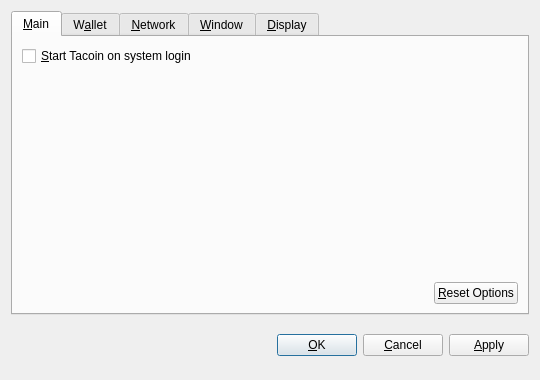
<?xml version="1.0" encoding="UTF-8"?>
<ui version="4.0">
 <class>OptionsDialog</class>
 <widget class="QDialog" name="OptionsDialog">
  <property name="geometry">
   <rect>
    <x>0</x>
    <y>0</y>
    <width>540</width>
    <height>380</height>
   </rect>
  </property>
  <property name="windowTitle">
   <string>Options</string>
  </property>
  <property name="modal">
   <bool>true</bool>
  </property>
  <layout class="QVBoxLayout" name="verticalLayout">
   <item>
    <widget class="QTabWidget" name="tabWidget">
     <property name="tabPosition">
      <enum>QTabWidget::North</enum>
     </property>
     <property name="currentIndex">
      <number>0</number>
     </property>
     <widget class="QWidget" name="tabMain">
      <attribute name="title">
       <string>&amp;Main</string>
      </attribute>
      <layout class="QVBoxLayout" name="verticalLayout_Main">
       <item>
        <widget class="QCheckBox" name="bitcoinAtStartup">
         <property name="toolTip">
          <string>Automatically start Tacoin after logging in to the system.</string>
         </property>
         <property name="text">
          <string>&amp;Start Tacoin on system login</string>
         </property>
        </widget>
       </item>
       <item>
        <spacer name="verticalSpacer_Main">
         <property name="orientation">
          <enum>Qt::Vertical</enum>
         </property>
         <property name="sizeHint" stdset="0">
          <size>
           <width>20</width>
           <height>40</height>
          </size>
         </property>
        </spacer>
       </item>
       <item>
        <layout class="QHBoxLayout" name="horizontalLayout_2_Main">
         <item>
          <spacer name="horizontalSpacer_2_Main">
           <property name="orientation">
            <enum>Qt::Horizontal</enum>
           </property>
           <property name="sizeHint" stdset="0">
            <size>
             <width>40</width>
             <height>20</height>
            </size>
           </property>
          </spacer>
         </item>
         <item>
          <widget class="QPushButton" name="resetButton">
           <property name="toolTip">
            <string>Reset all client options to default.</string>
           </property>
           <property name="text">
            <string>&amp;Reset Options</string>
           </property>
           <property name="autoDefault">
            <bool>false</bool>
           </property>
          </widget>
         </item>
        </layout>
       </item>
      </layout>
     </widget>
     <widget class="QWidget" name="tabWallet">
      <attribute name="title">
       <string>W&amp;allet</string>
      </attribute>
      <layout class="QVBoxLayout" name="verticalLayout_Network">
       <item>
        <widget class="QLabel" name="transactionFeeInfoLabel">
         <property name="text">
          <string>Optional transaction fee per kB that helps make sure your transactions are processed quickly. Most transactions are 1 kB.</string>
         </property>
         <property name="textFormat">
          <enum>Qt::PlainText</enum>
         </property>
         <property name="wordWrap">
          <bool>true</bool>
         </property>
        </widget>
       </item>
       <item>
        <layout class="QHBoxLayout" name="horizontalLayout_1_Main">
         <item>
          <widget class="QLabel" name="transactionFeeLabel">
           <property name="text">
            <string>Pay transaction &amp;fee</string>
           </property>
           <property name="textFormat">
            <enum>Qt::PlainText</enum>
           </property>
           <property name="buddy">
            <cstring>transactionFee</cstring>
           </property>
          </widget>
         </item>
         <item>
          <widget class="BitcoinAmountField" name="transactionFee"/>
         </item>
         <item>
          <spacer name="horizontalSpacer_1_Main">
           <property name="orientation">
            <enum>Qt::Horizontal</enum>
           </property>
           <property name="sizeHint" stdset="0">
            <size>
             <width>40</width>
             <height>20</height>
            </size>
           </property>
          </spacer>
         </item>
        </layout>
       </item>
       <item>
        <widget class="QLabel" name="label">
         <property name="text">
          <string>If you disable the spending of unconfirmed change, the change from a transaction cannot be used until that transaction has at least one confirmation. This also affects how your balance is computed.</string>
         </property>
         <property name="wordWrap">
          <bool>true</bool>
         </property>
        </widget>
       </item>
       <item>
        <widget class="QCheckBox" name="spendZeroConfChange">
         <property name="text">
          <string>Spend unconfirmed change  (experts only)</string>
         </property>
        </widget>
       </item>
       <item>
        <spacer name="verticalSpacer">
         <property name="orientation">
          <enum>Qt::Vertical</enum>
         </property>
         <property name="sizeHint" stdset="0">
          <size>
           <width>20</width>
           <height>40</height>
          </size>
         </property>
        </spacer>
       </item>
      </layout>
     </widget>
     <widget class="QWidget" name="tabNetwork">
      <attribute name="title">
       <string>&amp;Network</string>
      </attribute>
      <layout class="QVBoxLayout" name="verticalLayout_Network">
       <item>
        <widget class="QCheckBox" name="mapPortUpnp">
         <property name="toolTip">
          <string>Automatically open the Tacoin client port on the router. This only works when your router supports UPnP and it is enabled.</string>
         </property>
         <property name="text">
          <string>Map port using &amp;UPnP</string>
         </property>
        </widget>
       </item>
       <item>
        <widget class="QCheckBox" name="connectSocks">
         <property name="toolTip">
          <string>Connect to the Tacoin network through a SOCKS proxy (e.g. when connecting through Tor).</string>
         </property>
         <property name="text">
          <string>&amp;Connect through SOCKS proxy:</string>
         </property>
        </widget>
       </item>
       <item>
        <layout class="QHBoxLayout" name="horizontalLayout_Network">
         <item>
          <widget class="QLabel" name="proxyIpLabel">
           <property name="text">
            <string>Proxy &amp;IP:</string>
           </property>
           <property name="textFormat">
            <enum>Qt::PlainText</enum>
           </property>
           <property name="buddy">
            <cstring>proxyIp</cstring>
           </property>
          </widget>
         </item>
         <item>
          <widget class="QValidatedLineEdit" name="proxyIp">
           <property name="maximumSize">
            <size>
             <width>140</width>
             <height>16777215</height>
            </size>
           </property>
           <property name="toolTip">
            <string>IP address of the proxy (e.g. 127.0.0.1)</string>
           </property>
          </widget>
         </item>
         <item>
          <widget class="QLabel" name="proxyPortLabel">
           <property name="text">
            <string>&amp;Port:</string>
           </property>
           <property name="textFormat">
            <enum>Qt::PlainText</enum>
           </property>
           <property name="buddy">
            <cstring>proxyPort</cstring>
           </property>
          </widget>
         </item>
         <item>
          <widget class="QLineEdit" name="proxyPort">
           <property name="maximumSize">
            <size>
             <width>55</width>
             <height>16777215</height>
            </size>
           </property>
           <property name="toolTip">
            <string>Port of the proxy (e.g. 9050)</string>
           </property>
          </widget>
         </item>
         <item>
          <widget class="QLabel" name="socksVersionLabel">
           <property name="text">
            <string>SOCKS &amp;Version:</string>
           </property>
           <property name="textFormat">
            <enum>Qt::PlainText</enum>
           </property>
           <property name="buddy">
            <cstring>socksVersion</cstring>
           </property>
          </widget>
         </item>
         <item>
          <widget class="QValueComboBox" name="socksVersion">
           <property name="toolTip">
            <string>SOCKS version of the proxy (e.g. 5)</string>
           </property>
          </widget>
         </item>
         <item>
          <spacer name="horizontalSpacer_Network">
           <property name="orientation">
            <enum>Qt::Horizontal</enum>
           </property>
           <property name="sizeHint" stdset="0">
            <size>
             <width>40</width>
             <height>20</height>
            </size>
           </property>
          </spacer>
         </item>
        </layout>
       </item>
       <item>
        <spacer name="verticalSpacer_Network">
         <property name="orientation">
          <enum>Qt::Vertical</enum>
         </property>
         <property name="sizeHint" stdset="0">
          <size>
           <width>20</width>
           <height>40</height>
          </size>
         </property>
        </spacer>
       </item>
      </layout>
     </widget>
     <widget class="QWidget" name="tabWindow">
      <attribute name="title">
       <string>&amp;Window</string>
      </attribute>
      <layout class="QVBoxLayout" name="verticalLayout_Window">
       <item>
        <widget class="QCheckBox" name="minimizeToTray">
         <property name="toolTip">
          <string>Show only a tray icon after minimizing the window.</string>
         </property>
         <property name="text">
          <string>&amp;Minimize to the tray instead of the taskbar</string>
         </property>
        </widget>
       </item>
       <item>
        <widget class="QCheckBox" name="minimizeOnClose">
         <property name="toolTip">
          <string>Minimize instead of exit the application when the window is closed. When this option is enabled, the application will be closed only after selecting Quit in the menu.</string>
         </property>
         <property name="text">
          <string>M&amp;inimize on close</string>
         </property>
        </widget>
       </item>
       <item>
        <spacer name="verticalSpacer_Window">
         <property name="orientation">
          <enum>Qt::Vertical</enum>
         </property>
         <property name="sizeHint" stdset="0">
          <size>
           <width>20</width>
           <height>40</height>
          </size>
         </property>
        </spacer>
       </item>
      </layout>
     </widget>
     <widget class="QWidget" name="tabDisplay">
      <attribute name="title">
       <string>&amp;Display</string>
      </attribute>
      <layout class="QVBoxLayout" name="verticalLayout_Display">
       <item>
        <layout class="QHBoxLayout" name="horizontalLayout_1_Display">
         <item>
          <widget class="QLabel" name="langLabel">
           <property name="text">
            <string>User Interface &amp;language:</string>
           </property>
           <property name="textFormat">
            <enum>Qt::PlainText</enum>
           </property>
           <property name="buddy">
            <cstring>lang</cstring>
           </property>
          </widget>
         </item>
         <item>
          <widget class="QValueComboBox" name="lang">
           <property name="toolTip">
            <string>The user interface language can be set here. This setting will take effect after restarting Tacoin.</string>
           </property>
          </widget>
         </item>
        </layout>
       </item>
       <item>
        <layout class="QHBoxLayout" name="horizontalLayout_2_Display">
         <item>
          <widget class="QLabel" name="unitLabel">
           <property name="text">
            <string>&amp;Unit to show amounts in:</string>
           </property>
           <property name="textFormat">
            <enum>Qt::PlainText</enum>
           </property>
           <property name="buddy">
            <cstring>unit</cstring>
           </property>
          </widget>
         </item>
         <item>
          <widget class="QValueComboBox" name="unit">
           <property name="toolTip">
            <string>Choose the default subdivision unit to show in the interface and when sending coins.</string>
           </property>
          </widget>
         </item>
        </layout>
       </item>
       <item>
        <widget class="QCheckBox" name="displayAddresses">
         <property name="toolTip">
          <string>Whether to show Tacoin addresses in the transaction list or not.</string>
         </property>
         <property name="text">
          <string>&amp;Display addresses in transaction list</string>
         </property>
        </widget>
       </item>
       <item>
        <widget class="QCheckBox" name="coinControlFeatures">
         <property name="toolTip">
          <string>Whether to show coin control features or not.</string>
         </property>
         <property name="text">
          <string>Display coin &amp;control features (experts only!)</string>
         </property>
        </widget>
       </item>
       <item>
        <spacer name="verticalSpacer_Display">
         <property name="orientation">
          <enum>Qt::Vertical</enum>
         </property>
         <property name="sizeHint" stdset="0">
          <size>
           <width>20</width>
           <height>40</height>
          </size>
         </property>
        </spacer>
       </item>
      </layout>
     </widget>
    </widget>
   </item>
   <item>
    <layout class="QHBoxLayout" name="horizontalLayout_Buttons">
     <item>
      <spacer name="horizontalSpacer_1">
       <property name="orientation">
        <enum>Qt::Horizontal</enum>
       </property>
       <property name="sizeHint" stdset="0">
        <size>
         <width>40</width>
         <height>48</height>
        </size>
       </property>
      </spacer>
     </item>
     <item>
      <widget class="QLabel" name="statusLabel">
       <property name="font">
        <font>
         <weight>75</weight>
         <bold>true</bold>
        </font>
       </property>
       <property name="text">
        <string/>
       </property>
       <property name="textFormat">
        <enum>Qt::PlainText</enum>
       </property>
       <property name="wordWrap">
        <bool>true</bool>
       </property>
      </widget>
     </item>
     <item>
      <spacer name="horizontalSpacer_2">
       <property name="orientation">
        <enum>Qt::Horizontal</enum>
       </property>
       <property name="sizeHint" stdset="0">
        <size>
         <width>40</width>
         <height>48</height>
        </size>
       </property>
      </spacer>
     </item>
     <item>
      <widget class="QPushButton" name="okButton">
       <property name="text">
        <string>&amp;OK</string>
       </property>
      </widget>
     </item>
     <item>
      <widget class="QPushButton" name="cancelButton">
       <property name="text">
        <string>&amp;Cancel</string>
       </property>
       <property name="autoDefault">
        <bool>false</bool>
       </property>
      </widget>
     </item>
     <item>
      <widget class="QPushButton" name="applyButton">
       <property name="text">
        <string>&amp;Apply</string>
       </property>
       <property name="autoDefault">
        <bool>false</bool>
       </property>
      </widget>
     </item>
    </layout>
   </item>
  </layout>
 </widget>
 <customwidgets>
  <customwidget>
   <class>BitcoinAmountField</class>
   <extends>QSpinBox</extends>
   <header>bitcoinamountfield.h</header>
  </customwidget>
  <customwidget>
   <class>QValueComboBox</class>
   <extends>QComboBox</extends>
   <header>qvaluecombobox.h</header>
  </customwidget>
  <customwidget>
   <class>QValidatedLineEdit</class>
   <extends>QLineEdit</extends>
   <header>qvalidatedlineedit.h</header>
  </customwidget>
 </customwidgets>
 <resources/>
 <connections/>
</ui>
